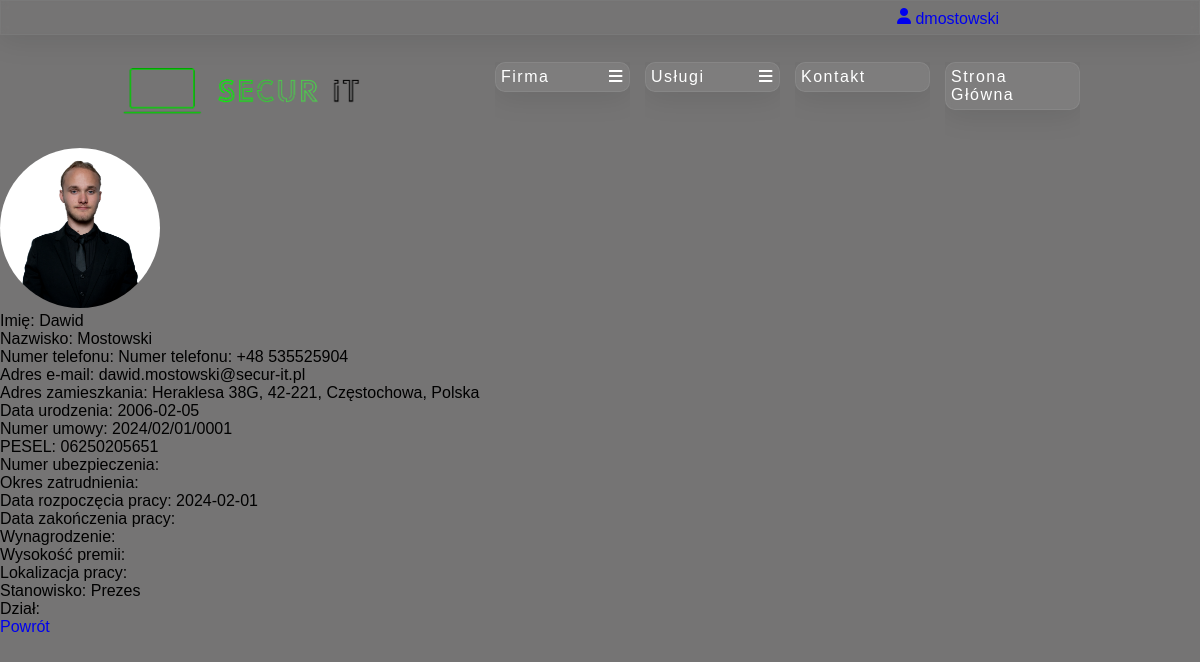
Page /BO/employee.php?id_employee=1 (signed in) on the committed database.
### tables this page shows
create table users (
    id_user int primary key auto_increment,  
    id_employee int,  
    id_company int,  
    first_name varchar(50),  
    last_name varchar(100),  
    id_country_code int,  
    phone_number varchar(20),  
    email_address varchar(200),  
    username varchar(50),  
    password varchar(250),  
    is_company_admin boolean,  
    id_discount int,  
    foreign key (id_employee) references employees (id_employee),  
    foreign key (id_country_code) references country_codes (id_country_code),  
    foreign key (id_discount) references discounts (id_discount)  
);

create table employees (
    id_employee int primary key auto_increment,  
    home_address varchar(200),  
    id_contract int,  
    date_of_birth date,  
    photo varchar(100),  
    is_admin boolean,  
    id_position int,  
    id_car int,  
    foreign key (id_contract) references contracts (id_contract),  
    foreign key (id_position) references positions (id_position),  
    foreign key (id_car) references cars (id_car)  
);

create table country_codes (
    id_country_code int primary key auto_increment,  
    country_code varchar(10),  
    country varchar(50)  
);

create table contracts (
    id_contract int primary key auto_increment,  
    contract_number varchar(50),  
    PESEL varchar(11),  
    insurance_number varchar(200),  
    employment_period varchar(25),  
    start_date date,  
    end_date date,  
    salary int(11),  
    bonus int(5),  
    id_position int,  
    id_work_location int,  
    id_department int,  
    foreign key (id_position) references positions (id_position),  
    foreign key (id_work_location) references locations (id_location)  
);

create table positions (
    id_position int primary key auto_increment,  
    name varchar(50)  
);

### DB/db_connection.php (called while the page is built, shortened)
<?php
    class db_connection{
        var $host = "localhost";
        var $dbname = "secur_it";
        var $username = "root";
        var $password = "";
        public function databaseConnect(){
            $con = mysqli_connect($this->host, $this->username, $this->password, $this->dbname);
            if(!$con){
                die("Connection failed: " . mysqli_connect_error());
            }
            else{
                $this->connect = $con;
            }
        }
    }
?>

### DB/db_accounts.php (called while the page is built, shortened)
<?php
    include_once("db_connection.php");
    class db_accounts extends db_connection {
        function selectCustomerById($id_user, $id_company)
        {
            $query = "SELECT u.id_user, u.id_company, u.first_name, u.last_name, u.id_country_code as uicc, cc1.country_code as ucc, u.phone_number as upn, u.email_address as uea, u.username, u.password, u.is_company_admin, c.company_name, c.additional_name, c.tax, c.id_country_code, cc2.country_code as ccc, c.phone_number as cpn, c.email_address as cea
            FROM users as u
            JOIN country_codes as cc1 ON cc1.id_country_code = u.id_country_code
            LEFT JOIN companies as c ON c.id_company = u.id_company
            LEFT JOIN country_codes as cc2 ON cc2.id_country_code = c.id_country_code
            WHERE id_user =".$id_user.";";
            $data = mysqli_query($this->connect, $query);
            if (mysqli_num_rows($data) > 0)
            {
                return $data;
            }
        }
    }
?>

### DB/db_employees.php (called while the page is built, shortened)
<?php
include_once("db_connection.php");
class db_employees extends db_connection{
        function selectEmployeeById($id_employee){
            $query = "SELECT u.first_name, u.last_name, u.id_country_code, cc.country_code, u.phone_number, u.email_address, e.home_address, e.date_of_birth, e.photo, c.*, p.name, d.department_name
            FROM `users` AS u
            LEFT JOIN country_codes AS cc ON u.id_country_code = cc.id_country_code
            LEFT JOIN employees AS e ON u.id_employee = e.id_employee
            LEFT JOIN contracts AS c ON e.id_contract = c.id_contract
            LEFT JOIN locations AS l ON c.id_work_location = l.id_location
            LEFT JOIN positions AS p ON e.id_position = p.id_position
            LEFT JOIN departments AS d ON c.id_department = d.id_department
            WHERE u.id_employee = ".$id_employee;
            $data = mysqli_query($this->connect, $query);
            if (mysqli_num_rows($data) > 0) {
                return $data;
            }
        }
    }
?>

### BO/employee.php (the view, shortened to what this page needs)
<?php
    include_once ('../include/functions.php');
?>
<!DOCTYPE html>
<html lang="pl">
    <head>
        <link rel="stylesheet" href="./admin.css">
        <link rel="stylesheet" href="https://cdnjs.cloudflare.com/ajax/libs/font-awesome/4.7.0/css/font-awesome.min.css">
    </head>
    <body>
        <main class="main">
            <?php
                include("./admin_header.php");
                include("./admin_nav.php");
            ?>
            <div id="contactInfo" class="contact-container">
            <?php
                include('../DB/db_employees.php');
                $baza = new db_employees();
                $baza->databaseConnect();
                $id_employee = $_GET['id_employee'];
                $data = $baza->selectEmployeeById($id_employee);
                while($row = mysqli_fetch_assoc($data))
                {
                    echo "<div class='pracownik_ingo'>";
                    echo "<img class='photo' src='".$row['photo']."'><br>";
                    echo "Imię: ".$row['first_name']."<br>
                    Nazwisko: ".$row['last_name']."<br>
                    Numer telefonu: Numer telefonu: " .($row['country_code']) . " " .($row['phone_number']) . "<br>
                    Adres e-mail: ".$row['email_address']."<br>
                    Adres zamieszkania: ".$row['home_address']."<br>
                    Data urodzenia: ".$row['date_of_birth']."<br>
                    Numer umowy: ".$row['contract_number']."<br>
                    PESEL: ".$row['PESEL']."<br>
                    Numer ubezpieczenia: ".$row['insurance_number']."<br>
                    Okres zatrudnienia: ".$row['employment_period']."<br>
                    Data rozpoczęcia pracy: ".$row['start_date']."<br>
                    Data zakończenia pracy: ".$row['end_date']."<br>
                    Wynagrodzenie: ".$row['salary']."<br>
                    Wysokość premii: ".$row['bonus']."<br>
                    Lokalizacja pracy: ".$row['id_work_location']."<br>
                    Stanowisko: ".$row['name']."<br>
                    Dział: ".$row['department_name']."
                    </div>";
                }
            ?>
            <a href="./admin_employee.php">Powrót</a>
            </div>
        </main>
    </body>
</html>

### BO/admin_header.php (shortened to what this page needs)
<header>
    <?php
        include_once('../DB/db_accounts.php');
        if ($_SESSION['loggedin'] === true) {
            $id_user = $_SESSION['id_user'];
            $baza = new db_accounts();
            $baza->databaseConnect();
            $data = $baza->selectCustomerById($id_user, null);
            if ($data && mysqli_num_rows($data) > 0) {
                $user = mysqli_fetch_assoc($data);
                echo "<div class='user_page'>";
                echo "<a href='./admin_account.php'><i class='fa-solid fa-user'></i> ";
                echo ($user['username']);
                echo "</a></div>";
            }
        }
        else{
            echo "<p><a href='../FO/registration.php'>Rejestracja</a></p>
            <p><a href='../FO/login.php'>Logowanie</a></p>";
        }
    ?>
</header>

### BO/admin_nav.php (shortened to what this page needs)
<nav class="top-nav">
                <a class="logo" href="./admin_panel.php"><img src="../images/logo.png" alt="logo"></a>
                <div class="top-nav-buttons">
                    <div class="dropdown">
                        <div class="dropdown-top">
                            <div class="dropdown-logo">Firma</div>
                        <div class="dropdown-toggle">
                            <i class="fa-solid fa-bars"></i>
                            </div>
                        </div>
                        <ol class="dropdown-list">
                        </ol>
                    </div>
                    <div class="dropdown">
                        <div class="dropdown-top">
                            <div class="dropdown-logo">Usługi</div>
                            <div class="dropdown-toggle">
                                <i class="fa-solid fa-bars"></i>
                            </div>
                        </div>
                        <ol class="dropdown-list">
                        </ol>
                    </div>
                    <div class="dropdown-kontakt">
                        <div class="dropdown-top-kontakt">
                            <a href="./admin_contact.php">Kontakt</a>
                        </div>
                    </div>
                    <div class="dropdown-kontakt">
                        <div class="dropdown-top-kontakt">
                            <a href="../FO/index.php">Strona Główna</a>
                        </div>
                    </div>
                </div>
            </nav>

### BO/admin.css (style rules this page uses)
.photo { max-height: 20vh; max-width: 20vw; border-radius: 100%; }
* { margin: 0; text-decoration: none; overflow: hidden; font-family: 'Gill Sans', 'Gill Sans MT', Calibri, 'Trebuchet MS', sans-serif; box-sizing: border-box; }
body { background-color: rgb(117, 116, 116); display: flex; flex-direction: column; }
header { display: flex; height: 35px; justify-content: flex-end; align-items: center; padding: 5px; padding-right: 190px; background-color: rgb(117, 116, 116 0.6); box-shadow: 0 4px 30px rgba(0, 0, 0, 0.1); backdrop-filter: blur(3.5px); -webkit-backdrop-filter: blur(3.5px); border: 1px solid rgba(147, 143, 143, 0.18); }
.main { overflow: auto; width: 100vw; height: calc(100vh - 50px); background-size: cover; margin-bottom: 50px; }
.top-nav { width: 100%; height: 15%; display: flex; justify-content: space-evenly; align-items: center; overflow: visible; }
.top-nav-buttons { overflow: auto; width: 50%; padding-top: 150px; display: flex; justify-content: flex-end; }
.logo { display: flex; width: 20%; }
.dropdown { position: relative; width: 135px; color: white; margin-left: 15px; }
.dropdown-top { display: flex; justify-content: space-between; align-items: center; background: rgba(164, 164, 164, 0.19); border-radius: 10px; box-shadow: 0 4px 30px rgba(0, 0, 0, 0.1); backdrop-filter: blur(4px); -webkit-backdrop-filter: blur(5.8px); border: 1px solid rgba(164, 164, 164, 0.26); padding: 5px; transition: border-radius 1s; cursor: pointer; }
.dropdown-kontakt { letter-spacing: 1.5px; font-weight: 2em; position: relative; width: 135px; margin-left: 15px; }
.dropdown-top-kontakt { letter-spacing: 1.5px; font-weight: 2em; display: flex; justify-content: space-between; align-items: center; background: rgba(164, 164, 164, 0.19); border-radius: 10px; box-shadow: 0 4px 30px rgba(0, 0, 0, 0.1); backdrop-filter: blur(4px); -webkit-backdrop-filter: blur(5.8px); border: 1px solid rgba(164, 164, 164, 0.26); padding: 5px; transition: border-radius 1s; cursor: pointer; }
.dropdown-top-kontakt a { color: white; }
.dropdown-logo, .dropdown-toggle { height: 18px; font-weight: 2em; letter-spacing: 1.5px; }
.dropdown-list { overflow: hidden; position: relative; display: inline-block; padding-left: 0; border-bottom-left-radius: 10px; border-bottom-right-radius: 10px; perspective: 90px; }
.user_page, .firma_page, .button_logout { padding: 10px; }

### rows in the picture
users: username "dmostowski", id_employee.photo (picture), first_name "Dawid", last_name "Mostowski", id_country_code.country_code "+48", phone_number "535525904", email_address "dawid.mostowski@secur-it.pl", id_employee.home_address "Heraklesa 38G, 42-221, Częstochowa, Polska", id_employee.date_of_birth "2006-02-05", contracts.contract_number "2024/02/01/0001", contracts.PESEL "06250205651", contracts.start_date "2024-02-01", positions.name "Prezes"
